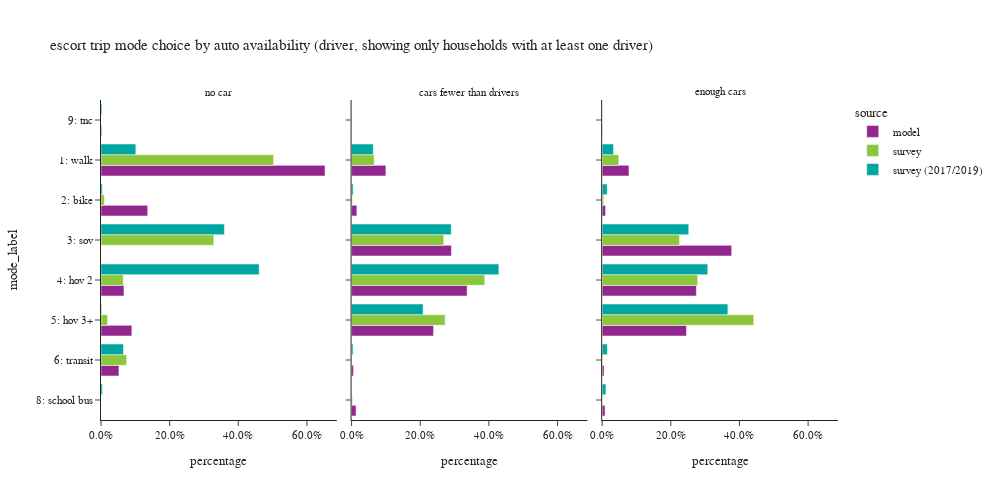

The notebook cell saved with this chart:
### Code cell
plot_mode_choice(es_trip.loc[es_trip['auto_available_driver'] != "no dirver"], "auto_available_driver",
                 {"auto_available_driver": ["no car", "cars fewer than drivers", "enough cars"],
                  "mode_label":["1: walk","2: bike","3: sov","4: hov 2","5: hov 3+","6: transit",
                                   "8: school bus","9: other–survey only"]},
                 "auto availability (driver, showing only households with at least one driver)", 3, 500, 1000)

### Figure 1 — Plotly figure (JSON) as saved in the notebook; plotly's stock layout.template omitted (floating-point values rounded to 4 significant figures)
{"data": [{"alignmentgroup": "True", "customdata": [[312], [65], [32], [43], [25], [1]], "hovertemplate": "source=model<br>auto_available_driver=no car<br>percentage=%{x}<br>mode_label=%{y}<br>sample count=%{customdata[0]}<extra></extra>", "legendgroup": "model", "marker": {"color": "#91268F", "pattern": {"shape": ""}}, "name": "model", "offsetgroup": "model", "orientation": "h", "showlegend": true, "textposition": "auto", "type": "bar", "x": [0.6527, 0.136, 0.06695, 0.08996, 0.0523, 0.002092], "xaxis": "x", "y": ["1: walk", "2: bike", "4: hov 2", "5: hov 3+", "6: transit", "9: tnc"], "yaxis": "y"}, {"alignmentgroup": "True", "customdata": [[583], [90], [1697], [1964], [1393], [32], [76]], "hovertemplate": "source=model<br>auto_available_driver=cars fewer than drivers<br>percentage=%{x}<br>mode_label=%{y}<br>sample count=%{customdata[0]}<extra></extra>", "legendgroup": "model", "marker": {"color": "#91268F", "pattern": {"shape": ""}}, "name": "model", "offsetgroup": "model", "orientation": "h", "showlegend": false, "textposition": "auto", "type": "bar", "x": [0.09991, 0.01542, 0.2908, 0.3366, 0.2387, 0.005484, 0.01302], "xaxis": "x2", "y": ["1: walk", "2: bike", "3: sov", "4: hov 2", "5: hov 3+", "6: transit", "8: school bus"], "yaxis": "y2"}, {"alignmentgroup": "True", "customdata": [[1037], [131], [5011], [3646], [3264], [73], [112], [9]], "hovertemplate": "source=model<br>auto_available_driver=enough cars<br>percentage=%{x}<br>mode_label=%{y}<br>sample count=%{customdata[0]}<extra></extra>", "legendgroup": "model", "marker": {"color": "#91268F", "pattern": {"shape": ""}}, "name": "model", "offsetgroup": "model", "orientation": "h", "showlegend": false, "textposition": "auto", "type": "bar", "x": [0.07807, 0.009862, 0.3772, 0.2745, 0.2457, 0.005496, 0.008432, 0.0006776], "xaxis": "x3", "y": ["1: walk", "2: bike", "3: sov", "4: hov 2", "5: hov 3+", "6: transit", "8: school bus", "9: tnc"], "yaxis": "y3"}, {"alignmentgroup": "True", "customdata": [[15], [1], [2], [2], [1], [1]], "hovertemplate": "source=survey<br>auto_available_driver=no car<br>percentage=%{x}<br>mode_label=%{y}<br>sample count=%{customdata[0]}<extra></extra>", "legendgroup": "survey", "marker": {"color": "#8CC63E", "pattern": {"shape": ""}}, "name": "survey", "offsetgroup": "survey", "orientation": "h", "showlegend": true, "textposition": "auto", "type": "bar", "x": [0.5028, 0.009732, 0.3286, 0.06483, 0.0193, 0.07466], "xaxis": "x", "y": ["1: walk", "2: bike", "3: sov", "4: hov 2", "5: hov 3+", "6: transit"], "yaxis": "y"}, {"alignmentgroup": "True", "customdata": [[77], [19], [123], [166], [122], [2], [2]], "hovertemplate": "source=survey<br>auto_available_driver=cars fewer than drivers<br>percentage=%{x}<br>mode_label=%{y}<br>sample count=%{customdata[0]}<extra></extra>", "legendgroup": "survey", "marker": {"color": "#8CC63E", "pattern": {"shape": ""}}, "name": "survey", "offsetgroup": "survey", "orientation": "h", "showlegend": false, "textposition": "auto", "type": "bar", "x": [0.06586, 0.002405, 0.2686, 0.388, 0.2726, 3.001e-05, 0.002517], "xaxis": "x2", "y": ["1: walk", "2: bike", "3: sov", "4: hov 2", "5: hov 3+", "6: transit", "8: school bus"], "yaxis": "y2"}, {"alignmentgroup": "True", "customdata": [[59], [12], [279], [377], [337], [5], [2]], "hovertemplate": "source=survey<br>auto_available_driver=enough cars<br>percentage=%{x}<br>mode_label=%{y}<br>sample count=%{customdata[0]}<extra></extra>", "legendgroup": "survey", "marker": {"color": "#8CC63E", "pattern": {"shape": ""}}, "name": "survey", "offsetgroup": "survey", "orientation": "h", "showlegend": false, "textposition": "auto", "type": "bar", "x": [0.04837, 0.004601, 0.2252, 0.2783, 0.4416, 0.001554, 0.0003002], "xaxis": "x3", "y": ["1: walk", "2: bike", "3: sov", "4: hov 2", "5: hov 3+", "6: transit", "8: school bus"], "yaxis": "y3"}, {"alignmentgroup": "True", "customdata": [[22], [3], [2], [4], [5], [16], [1], [2]], "hovertemplate": "source=survey (2017/2019)<br>auto_available_driver=no car<br>percentage=%{x}<br>mode_label=%{y}<br>sample count=%{customdata[0]}<extra></extra>", "legendgroup": "survey (2017/2019)", "marker": {"color": "#00A7A0", "pattern": {"shape": ""}}, "name": "survey (2017/2019)", "offsetgroup": "survey (2017/2019)", "orientation": "h", "showlegend": true, "textposition": "auto", "type": "bar", "x": [0.1015, 0.003872, 0.3594, 0.4608, 0.001899, 0.06554, 0.00417, 0.002776], "xaxis": "x", "y": ["1: walk", "2: bike", "3: sov", "4: hov 2", "5: hov 3+", "6: transit", "8: school bus", "9: tnc"], "yaxis": "y"}, {"alignmentgroup": "True", "customdata": [[76], [11], [166], [268], [184], [16], [1]], "hovertemplate": "source=survey (2017/2019)<br>auto_available_driver=cars fewer than drivers<br>percentage=%{x}<br>mode_label=%{y}<br>sample count=%{customdata[0]}<extra></extra>", "legendgroup": "survey (2017/2019)", "marker": {"color": "#00A7A0", "pattern": {"shape": ""}}, "name": "survey (2017/2019)", "offsetgroup": "survey (2017/2019)", "orientation": "h", "showlegend": false, "textposition": "auto", "type": "bar", "x": [0.06325, 0.004704, 0.2903, 0.4291, 0.2084, 0.004315, 2.459e-05], "xaxis": "x2", "y": ["1: walk", "2: bike", "3: sov", "4: hov 2", "5: hov 3+", "6: transit", "9: tnc"], "yaxis": "y2"}, {"alignmentgroup": "True", "customdata": [[78], [16], [400], [571], [390], [20], [3], [1]], "hovertemplate": "source=survey (2017/2019)<br>auto_available_driver=enough cars<br>percentage=%{x}<br>mode_label=%{y}<br>sample count=%{customdata[0]}<extra></extra>", "legendgroup": "survey (2017/2019)", "marker": {"color": "#00A7A0", "pattern": {"shape": ""}}, "name": "survey (2017/2019)", "offsetgroup": "survey (2017/2019)", "orientation": "h", "showlegend": false, "textposition": "auto", "type": "bar", "x": [0.03318, 0.0147, 0.2522, 0.3076, 0.3662, 0.01514, 0.01096, 5.937e-06], "xaxis": "x3", "y": ["1: walk", "2: bike", "3: sov", "4: hov 2", "5: hov 3+", "6: transit", "8: school bus", "9: tnc"], "yaxis": "y3"}], "layout": {"annotations": [{"font": {}, "showarrow": false, "text": "no car", "x": 0.16, "xanchor": "center", "xref": "paper", "y": 1.0, "yanchor": "bottom", "yref": "paper"}, {"font": {}, "showarrow": false, "text": "cars fewer than drivers", "x": 0.5, "xanchor": "center", "xref": "paper", "y": 1.0, "yanchor": "bottom", "yref": "paper"}, {"font": {}, "showarrow": false, "text": "enough cars", "x": 0.84, "xanchor": "center", "xref": "paper", "y": 1.0, "yanchor": "bottom", "yref": "paper"}], "barmode": "group", "height": 500, "legend": {"title": {"text": "source"}, "tracegroupgap": 0}, "title": {"text": "escort trip mode choice by auto availability (driver, showing only households with at least one driver)"}, "width": 1000, "xaxis": {"anchor": "y", "domain": [0.0, 0.32], "tickformat": ".1%", "title": {"text": "percentage"}}, "xaxis2": {"anchor": "y2", "domain": [0.34, 0.66], "matches": "x", "tickformat": ".1%", "title": {"text": "percentage"}}, "xaxis3": {"anchor": "y3", "domain": [0.68, 1.0], "matches": "x", "tickformat": ".1%", "title": {"text": "percentage"}}, "yaxis": {"anchor": "x", "categoryarray": ["9: other–survey only", "8: school bus", "6: transit", "5: hov 3+", "4: hov 2", "3: sov", "2: bike", "1: walk"], "categoryorder": "array", "domain": [0.0, 1.0], "title": {"text": "mode_label"}}, "yaxis2": {"anchor": "x2", "domain": [0.0, 1.0], "matches": "y", "showticklabels": false}, "yaxis3": {"anchor": "x3", "domain": [0.0, 1.0], "matches": "y", "showticklabels": false}}}
